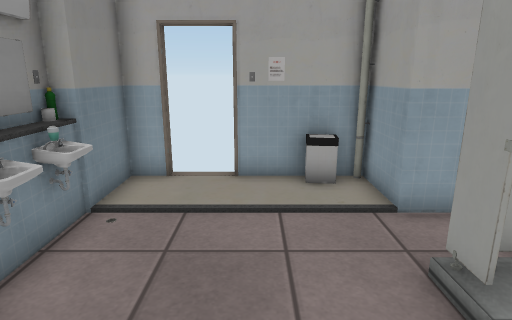
[1] (above)

12 first-person views from a walk through a Unity game level. The camera is 1.4 m above the floor, tilts 14° down and sees 75° across. Doors are open. The floor is counted in squares, 0.5 m on a side. Each view is taken from the middle of a square. On the plan, view 1 faces up. The plan holds only what a view shows up to about 20 squares ahead; the rest is blank. Some surface patterns are stand-ins.

[2]
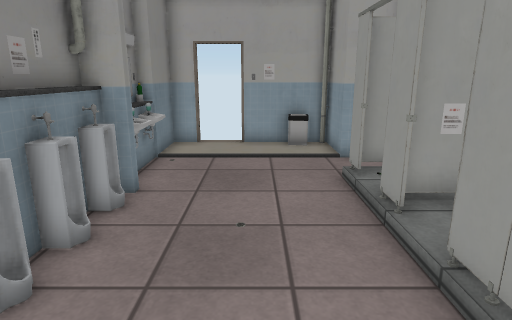

[3]
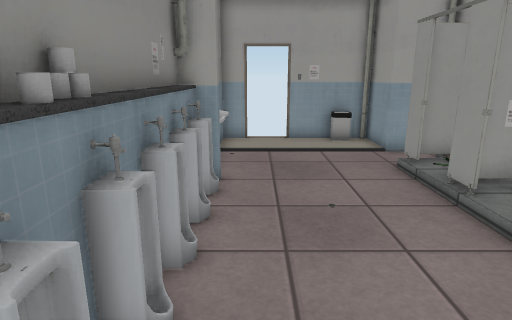

[4]
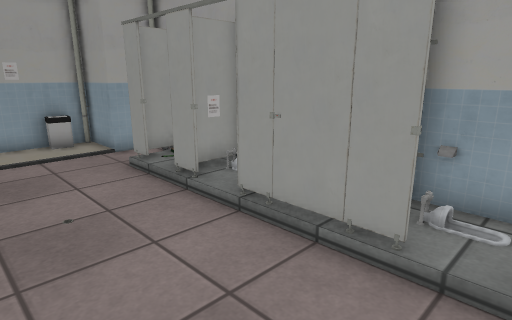

[5]
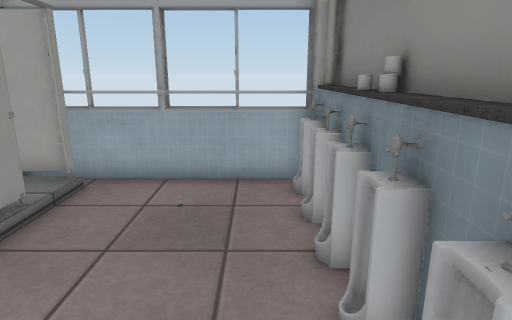

[6]
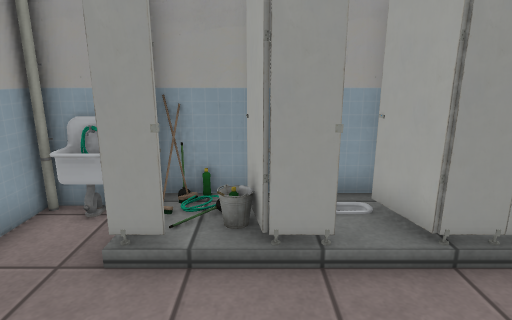

[7]
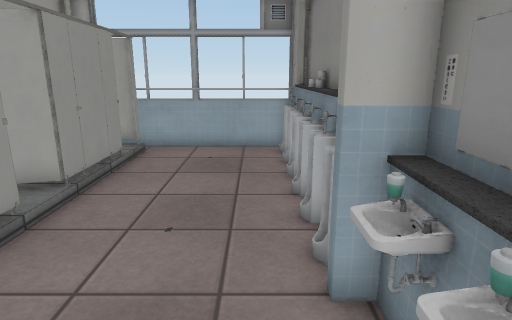

[8]
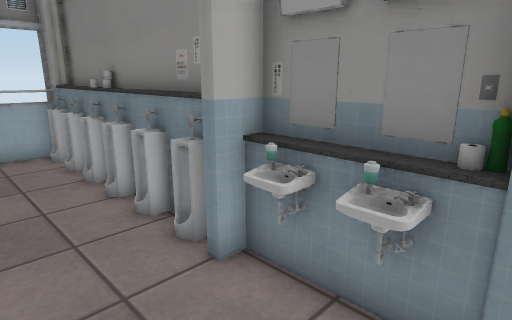

[9]
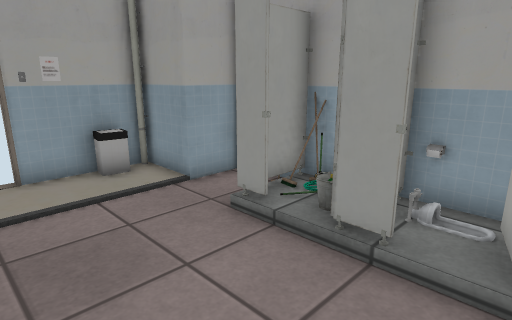

[10]
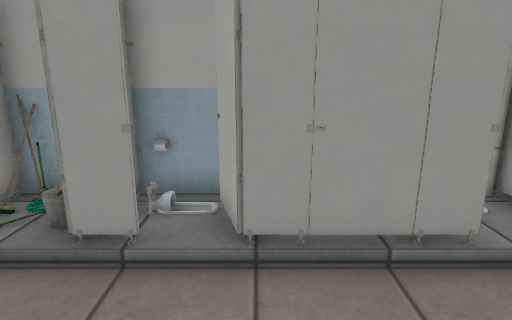

[11]
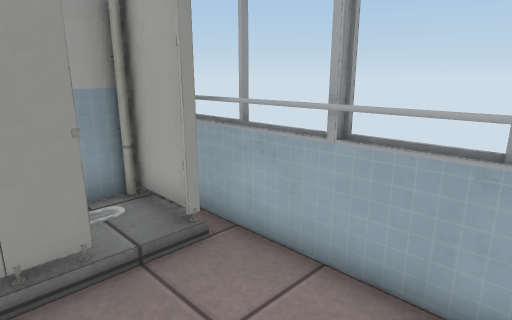

[12]
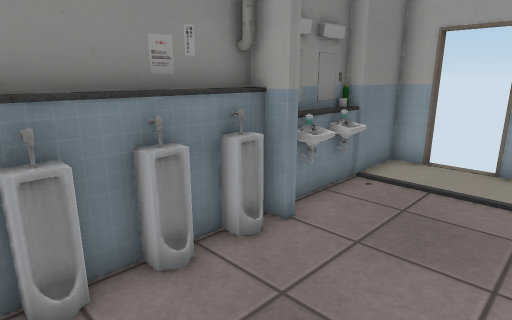

### Floor plan
Points are (right, up) in squares from view 1. A wall is a line through its corners. A room is listed if a view was taken in it or the views show most of it. See-through windows are left out.
Room 1 (views 1, 2, 3, 4, 5, 6, 7, 8, 9, 10, 11, 12)
walls: (2.7, 0.8) (2.7, 1.9) (4.3, 2.2); (2.7, 3.4) (2.7, 4.2); (2.7, -1.6) (2.7, -0.7); (-3.6, 2.5) (-3.6, -6.8) (3.5, -6.8); (-4, 0.6) (-4, -2.6); (-3.5, 3.2) (-3, 3.2) (-3, 2.9) (-3.5, 2.9); (-4, 2.5) (-4, 1.4); (5, 2.1) (5, 3.5); (4.5, 4.2) (2.9, 4.2); (-4, -3.4) (-4, -5.5); (5, 6.6) (3, 6.6) (3, 8.5); (2.8, -6.2) (5, -6.2) (5, -4.5); (-1.5, -7.2) (0.5, -7.2); (-4.1, -6.6) (-3.5, -6.6); (-3.6, -7) (3.8, -7); (-3.6, 9) (-3.6, 6.6) (-4, 6.6)
ways out: gap at (3, 1) to room 2; open door at (-1.5, 9); open door at (3, -5.5)
objects: poster (-4, 3); mirror (-4, 4); mirror (-4, 5) to (-4, 6); other object (-3, -6) to (-3, -3); other object (-3, -1) to (-3, 2); sink (-3, 4); sink (-3, 5) to (-3, 6); other object (0, 9); bin (1, 8) to (2, 9); poster (1, 9); other object (3, -4) to (3, -2); pipe (3, 9); sink (4, 5) to (5, 6); other object (5, 4); pipe (5, 6)
Room 2 (no view inside)
walls: (5.1, 1.6) (2.6, 1.6); (5, -0.8) (5, 2.1); (2.7, -0.7) (4.2, -0.3)
ways out: gap at (3, 1) to room 1

Positions as (right, up) in squares from view 1, and headings:
1: (0, 0), facing up
2: (0, -5), facing up
3: (-2, -6), facing up
4: (-2, -6), facing up-right
5: (-2, 2), facing down
6: (-2, 2), facing right
7: (-2, 7), facing down
8: (0, 7), facing down-left
9: (-2, -1), facing up-right
10: (-2, -1), facing right
11: (-2, -3), facing down-right
12: (1, -2), facing up-left
